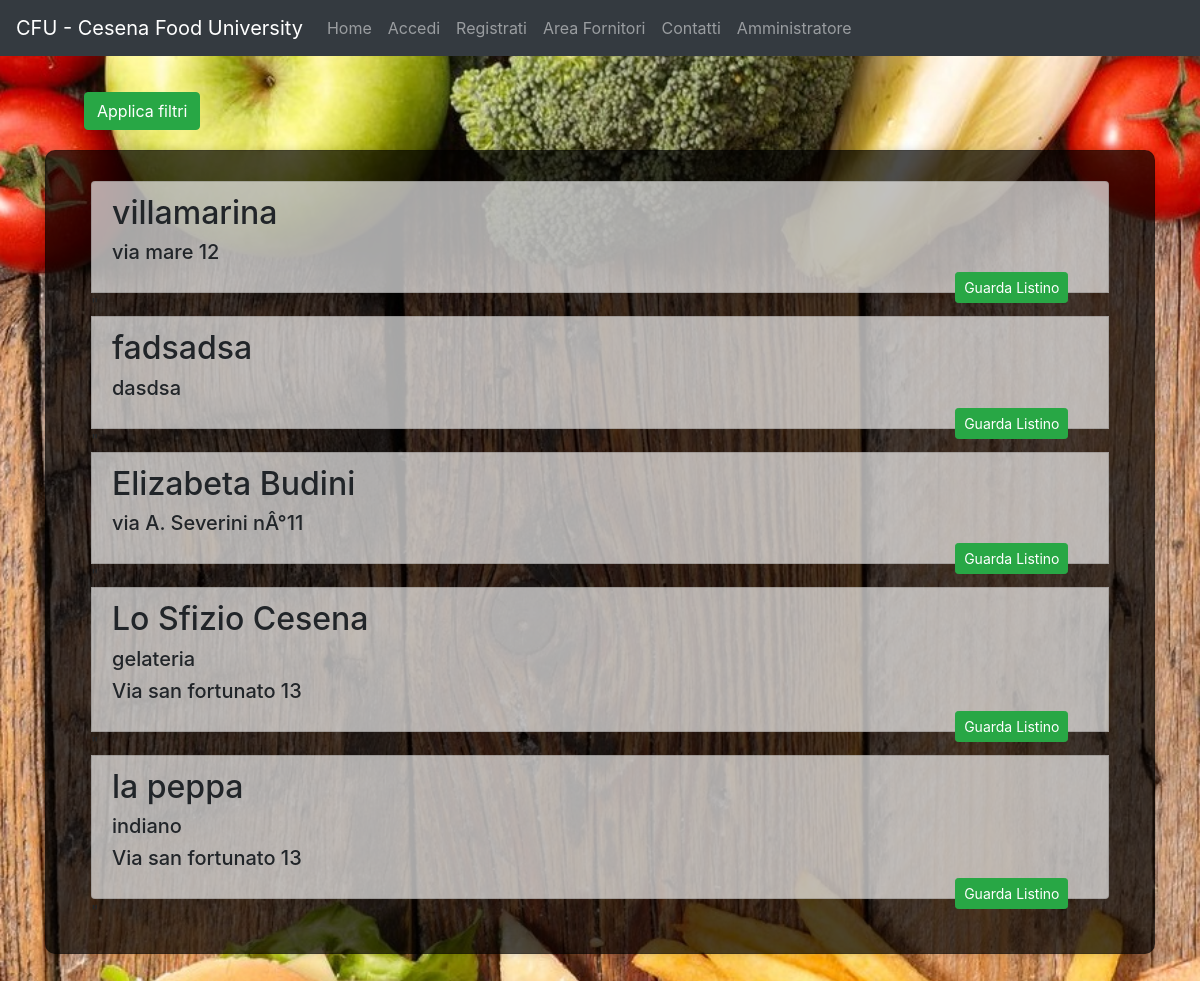
The page /codice/php/ricerca.php on the database its author committed.
### tables this page shows
CREATE TABLE `ristorante` (
  `id` int(11) NOT NULL,
  `email_proprietario` varchar(40) NOT NULL,
  `nome` varchar(20) NOT NULL,
  `indirizzo` varchar(40) NOT NULL,
  `nome_categoria` varchar(20) DEFAULT NULL,
  `info` varchar(100) DEFAULT NULL,
  `rating` int(11) NOT NULL,
  `approvato` tinyint(1) NOT NULL DEFAULT '0'
);

### codice/php/ricerca.php (the view, shortened to what this page needs)
<!DOCTYPE html>
<html lang="it" dir="ltr">
<head>
  <link rel="stylesheet" href="./../css/bootstrap.min.css">
  <link href="./../css/full.css" rel="stylesheet">
  <link href="./../css/menubar.css" rel="stylesheet">
  <link href="./../css/footer.css" rel="stylesheet">
  <link href="./../css/sidebar.css" rel="stylesheet">
  </head>
  <body>
    <?php $current= "home";
    include 'menu.php';?>
  <button class=" filtri btn btn-success" type="button" name="button"  onclick="openNav()">Applica filtri</button>
  <div class="container">
    <?php
    $filter = array();
    if(!empty($filter)){
      $query = 'SELECT * FROM ristorante WHERE '.implode(' OR ', $filter);
    }else{
      $query = 'SELECT * FROM ristorante';
    }
    echo '
    <div class="card card-sm center-msg-box transparent">
    <div class="container">';
    foreach($conn->query($query) as $row)
    {
      echo '
      <li class="list-group-item">
      <h2>'.$row["nome"].'</h2>
      <h5>'.$row["nome_categoria"].' </h5>
      <h5>'.$row["indirizzo"].' </h5>
      <form action="ristorante.php" method="post" name ="seleziona" id="seleziona">
      <input type = "hidden" name="id_ristorante" value="'.$row["id"].'">
      <button class="a btn btn-sm btn-success " id = "submit" type="submit" >Guarda Listino </button>
      </form>
      </li>"';
    }
    ?>
  </div>
</div>
</div>
</body>
</html>

### codice/php/menu.php (shortened to what this page needs)
<?php
if ($_SESSION['fornitore']== "true") {
  echo '<nav class="navbar navbar-expand-lg navbar-light bg-light sticky-top">
  <button class="navbar-toggler" type="button" data-toggle="collapse" data-target="#navbarSupportedContent" aria-controls="navbarSupportedContent" aria-expanded="false" aria-label="Toggle navigation"><span class="navbar-toggler-icon"></span>';
  echo '<span id="msg" class="badge badge-primary"></span>
  <span class="sr-only">unread messages</span>';
  echo '
  </button>
  <a class="navbar-brand" href="homefornitori.php">CFU - Cesena Food University</a>
  <div class="collapse navbar-collapse" id="navbarSupportedContent">
  <ul class="navbar-nav mr-auto">';
  include 'menufornitori.php';
} else {
  if ($_SESSION['admin']== "true") {
    echo '<nav class="navbar navbar-expand-lg navbar-light bg-light sticky-top">
    <button class="navbar-toggler" type="button" data-toggle="collapse" data-target="#navbarSupportedContent" aria-controls="navbarSupportedContent" aria-expanded="false" aria-label="Toggle navigation"><span class="navbar-toggler-icon"></span>';
    echo '<span id="msg" class="badge badge-primary"></span>
    <span class="sr-only">unread messages</span>';
    echo '
    </button>
    <a class="navbar-brand" href="homeadmin.php">CFU - Cesena Food University</a>
    <div class="collapse navbar-collapse" id="navbarSupportedContent">
    <ul class="navbar-nav mr-auto">';
    include 'menuadmin.php';
  } else {
    if ($_SESSION['utente']== "true"){
      echo '<nav class="navbar navbar-expand-lg navbar-dark bg-dark sticky-top">
      <button class="navbar-toggler" type="button" data-toggle="collapse" data-target="#navbarSupportedContent" aria-controls="navbarSupportedContent" aria-expanded="false" aria-label="Toggle navigation"><span class="navbar-toggler-icon"></span>';
      echo '<div id="" class="msg badge badge-primary"></div>
      <span class="sr-only">unread messages</span>
      </button>
      <a class="navbar-brand" href="homeclienti.php">CFU - Cesena Food University</a>
      <div class="collapse navbar-collapse" id="navbarSupportedContent">
      <ul class="navbar-nav mr-auto">';
      include 'menuutenti.php';
    }
  }
}
?>
</ul>
</div>
</nav>

### codice/php/menuutenti.php (shortened to what this page needs)
<?php
if ( isset( $_SESSION['email'] ) ) {
  ?>
  <li class="nav-item">
    <a class="nav-link" href="homeclienti.php"<?php if($current == 'homeclienti') {echo 'id="current"';} ?>>Home <span class="sr-only">(current)</span></a>
  </li>
  <li class="nav-item">
    <a class="nav-link" href="profiloutente.php"<?php if($current == 'profiloutente') {echo 'id="current"';} ?>>Profilo <?php echo $_SESSION["nome"]; ?> </a>
  </li>
  <li class="nav-item">
    <a class="nav-link" href="messaggi.php"<?php if($current == 'messaggi') {echo 'id="current"';} ?>>Messaggi <span id="" class="msg badge badge-primary"></span>
      <span class="sr-only">unread messages</span> </a>
    </li>
    <li class="nav-item">
      <a class="nav-link" href="visualizzaCarrello.php"<?php if($current == 'carrello') {echo 'id="current"';} ?>>Carrello</a>
    </li>
    <li class="nav-item">
      <a class="nav-link" href="#"<?php if($current == 'contatti') {echo 'id="current"';} ?>>Contatti</a>
    </li>
    <li class="nav-item">
      <a class="nav-link" href="logout.php"<?php if($current == 'logout') {echo 'id="current"';} ?>>Logout</a>
    </li>
    <?php
  } else {
    ?>
    <li class="nav-item ">
      <a class="nav-link" href="homeclienti.php"<?php if($current == 'homeclienti') {echo 'id="current"';} ?>>Home <span class="sr-only">(current)</span></a>
    </li>
    <li class="nav-item">
      <a class="nav-link" href="accedi.php" <?php if($current == 'accedi') {echo 'id="current"';} ?>>Accedi</a>
    </li>
    <li class="nav-item">
      <a class="nav-link" href="signinutente.php"<?php if($current == 'signinutente') {echo 'id="current"';} ?>>Registrati</a>
    </li>
    <li class="nav-item">
      <a class="nav-link" href="areafornitori.php"<?php if($current == 'areafornitori') {echo 'id="current"';} ?>>Area Fornitori</a>
    </li>
    <li class="nav-item">
      <a class="nav-link" href="#"<?php if($current == 'contatti') {echo 'id="current"';} ?>>Contatti</a>
    </li>
    <li class="nav-item">
      <a class="nav-link" href="accedi.php">Amministratore</a>
    </li>
    <?php
  }
  ?>

### codice/css/full.css (style rules this page uses)
body { background: url('./../resources/bg.jpg') no-repeat center center fixed; -webkit-background-size: cover; -moz-background-size: cover; background-size: cover; -o-background-size: cover; }
.center-msg-box { padding:30px; margin: 20px auto; border-radius: 10px; -webkit-border-radius:10px; -moz-border-radius: 10px; box-shadow: 0px 0px 10px rgba(0, 0, 0, 0.13); -moz-box-shadow: 0px 0px 10px rgba(0, 0, 0, 0.13); -webkit-box-shadow: 0px 0px 10px rgba(0, 0, 0, 0.13); background-color: rgba(0, 0, 0, 0.7); }

### codice/css/footer.css (style rules this page uses)
body { padding-bottom: 120px; }

### codice/php/ricerca.php (style rules this page uses)
.list-group-item { background-color: rgba(255,255,255, 65%) }
.a { float:right;margin-right: 2% }
.filtri { margin-left: 7%; margin-top: 3%; }

### rows shown on the page
ristorante: nome "villamarina", indirizzo "via mare 12"
ristorante: nome "fadsadsa", indirizzo "dasdsa"
ristorante: nome "Elizabeta Budini", indirizzo "via A. Severini nÂ°11"
ristorante: nome "Lo Sfizio Cesena", nome_categoria "gelateria", indirizzo "Via san fortunato 13"
ristorante: nome "la peppa", nome_categoria "indiano", indirizzo "Via san fortunato 13"
